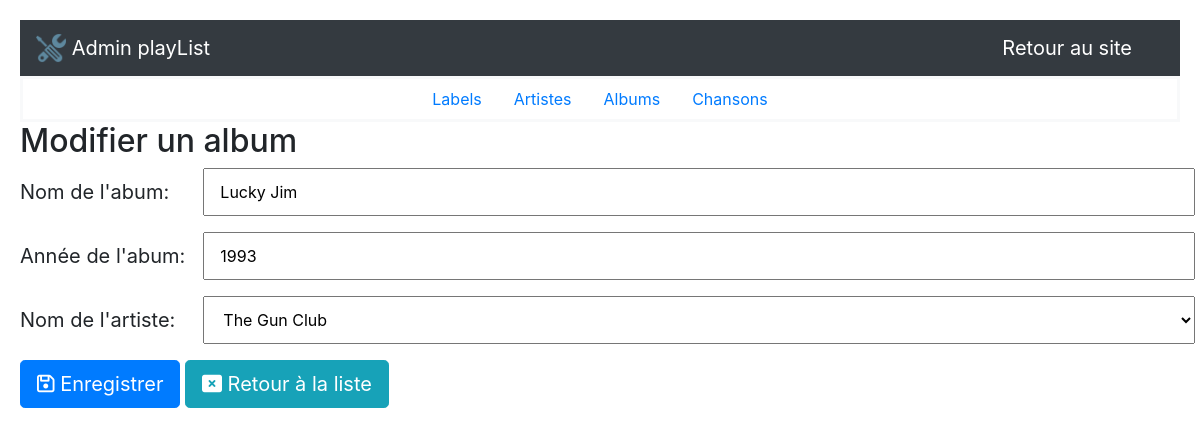
Screenshot of /admin/index.php?controller=albums&action=edit&id=1 with the database file from the repository.
### tables this page shows
CREATE TABLE IF NOT EXISTS `albums` (
  `id` int(11) NOT NULL AUTO_INCREMENT,
  `name` varchar(255) NOT NULL,
  `year` int(11) NOT NULL,
  `artist_id` int(11) NOT NULL,
  PRIMARY KEY (`id`),
  KEY `artist_id` (`artist_id`)
);

CREATE TABLE IF NOT EXISTS `artists` (
  `id` int(11) NOT NULL AUTO_INCREMENT,
  `name` varchar(255) NOT NULL,
  `biography` text NOT NULL,
  `image` varchar(255) DEFAULT NULL,
  `label_id` int(11) DEFAULT NULL,
  PRIMARY KEY (`id`),
  KEY `label_id` (`label_id`)
);

### admin/models/Album.php (called while the page is built, shortened)
<?php
    function getAlbum($id)
    {
        $db = dbConnect();
        $query = $db->prepare('SELECT * FROM albums WHERE id = :id');
        $result = $query->execute([
            ':id' => $id
        ]);
        if ($result)
        {
            $album = $query->fetch();
            return $album;
        }
        return false;
    }

### admin/controllers/albumController.php (called while the page is built, shortened)
<?php
    require_once 'models/Album.php';
    require_once  'models/Artist.php';
    switch ($_GET['action'])
    {
        case 'edit' :
            if (isset($_GET['id']) && !empty($_GET['id']))
            {
                if (!isset($_SESSION['old_inputs']))
                {
                    $album = getAlbum($_GET['id']);
                }
                else
                {
                    $album = $_SESSION['old_inputs'];
                }
                $artists = getAllArtists();
            }
        break;
    }

### admin/models/Artist.php (called while the page is built, shortened)
<?php
    function getAllArtists($artistId = null)
    {
        $db = dbConnect();
        $query = $db->query('SELECT * FROM artists ORDER BY name');
        $artists = $query->fetchAll();
        return $artists;
    }

### admin/views/album/editAlbum.php (the view, shortened to what this page needs)
<?php require ('views/partials/header.php'); ?>
<?php require ('views/partials/menu.php'); ?>
<h2>Modifier un album</h2>
<form action="index.php?controller=albums&action=edit" method="post"  enctype="multipart/form-data">
    <div class="form-group row">
        <label class="col-sm-2 col-form-label col-form-label-lg" for="name">Nom de l'abum:</label>
        <input class="col-sm-10" type="text" name="name" id="name" value="<?= $album['name'] ?>"><br>
    </div>
    <div class="form-group row">
        <label  class="col-sm-2 col-form-label col-form-label-lg" for="year">Année de l'abum:</label>
        <input  class="col-sm-10"  type="text" name="year" id="year" class="form-control mx-sm-3" aria-describedby="yearHelpInline" value="<?= $album['year'] ?>" /><br>
    </div>
    <div class="form-group row">
        <label class="col-sm-2 col-form-label col-form-label-lg"  for="artist_id">Nom de l'artiste:</label>
        <select class="col-sm-10" type="text" name="artist_id" id="artist_id">
            <?php foreach ($artists as $artist): ?>
                <option <?= ($album['artist_id'] == $artist['id']) ? 'selected' : '' ?> value="<?= $artist['id'] ; ?>"><?= $artist['name'] ; ?></option>
            <?php endforeach; ?>
        </select>
    </div>
    <button type="submit" class="btn btn-primary btn-lg"><span class="fa fa-save"></span>
        Enregistrer
    </button>
    <a class="btn btn-info btn-lg" href="index.php?controller=albums&action=list" role="button"><span class="fa fa-window-close"></span> Retour à la liste</a>
</form>

### assets/css/style.css (style rules this page uses)
* { box-sizing: border-box; }
body { padding : 20px; }

### rows the page displays
albums: name "Lucky Jim", year "1993", artist_id "The Gun Club"
